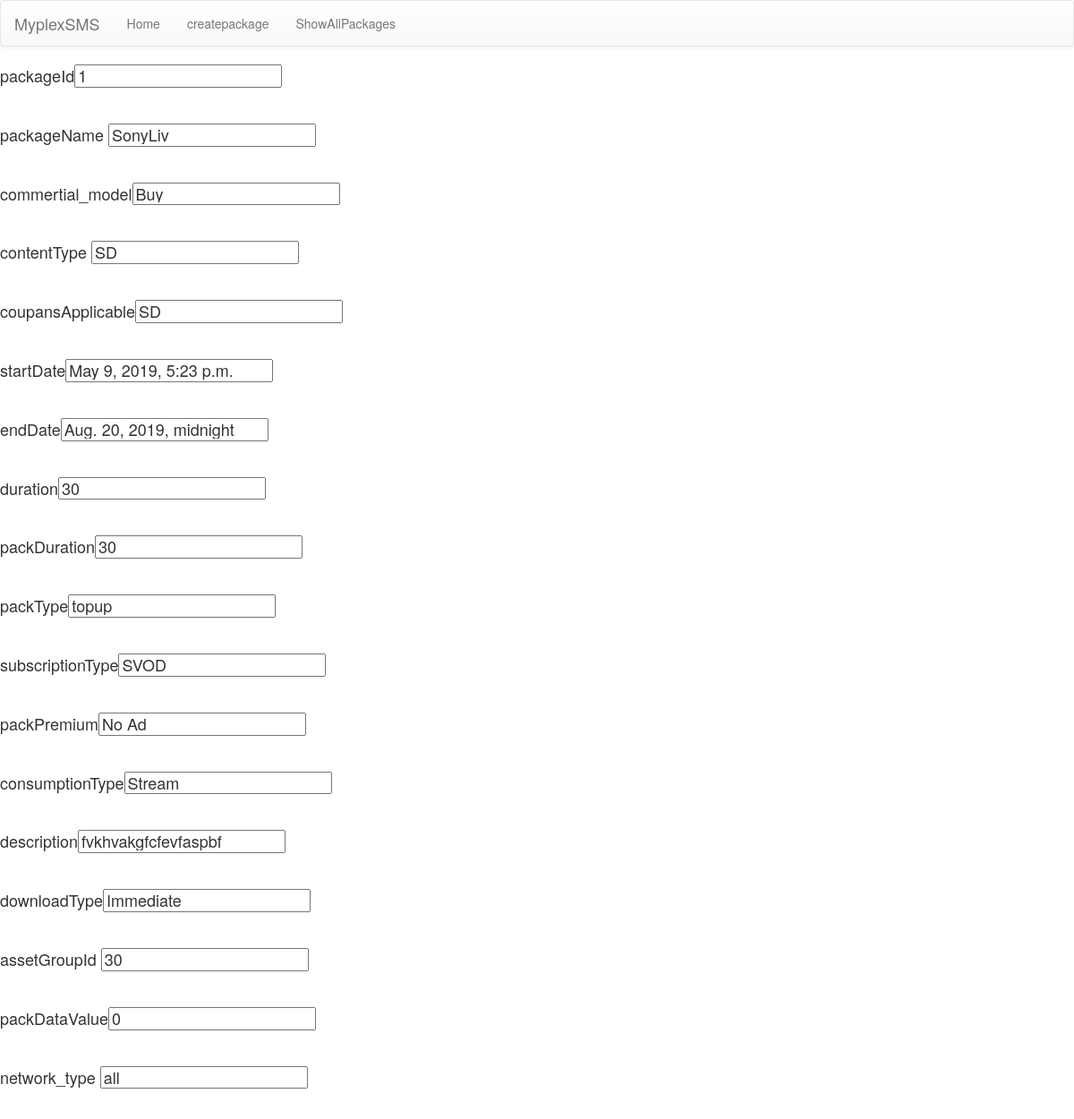
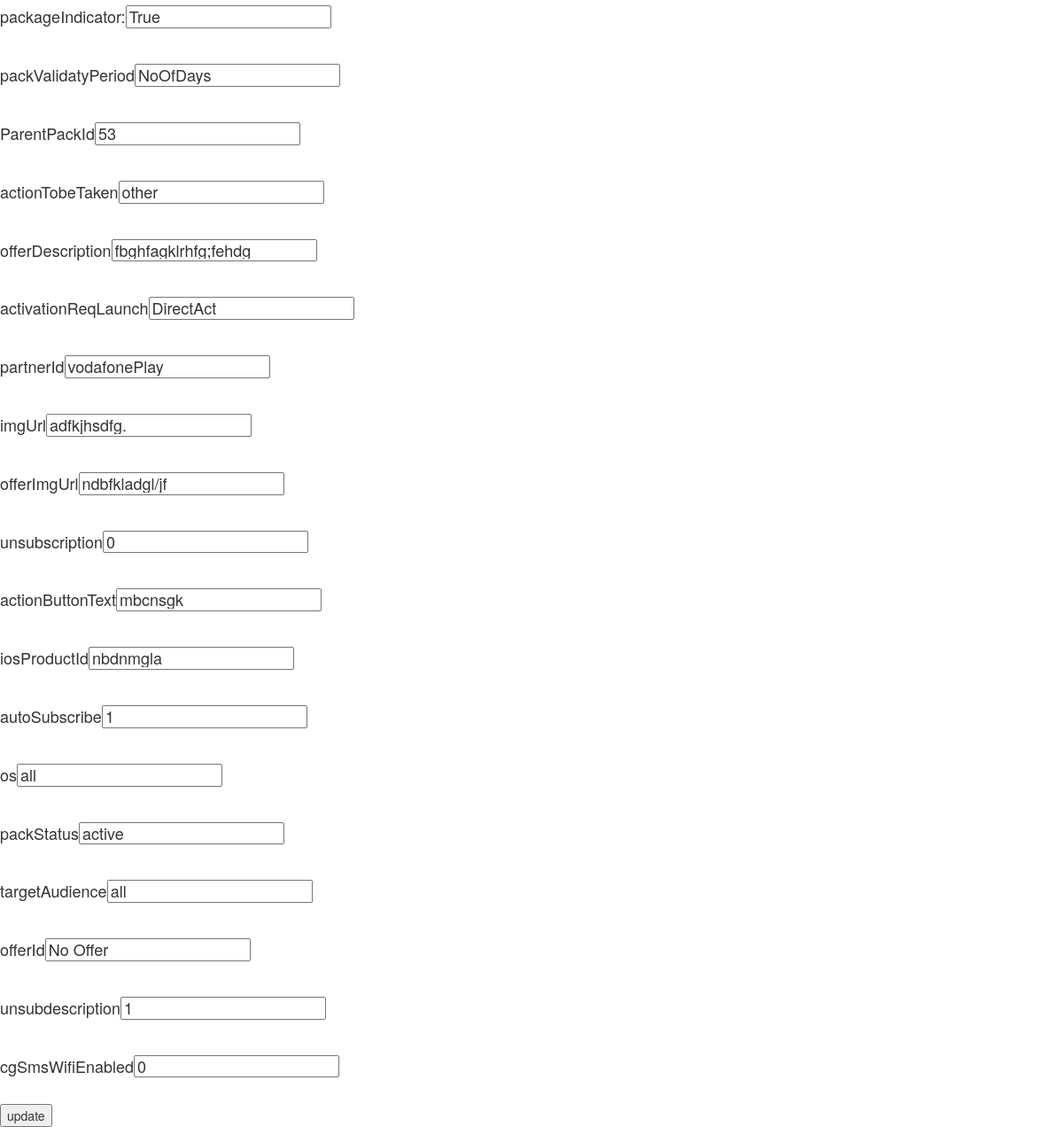
/MyplexSMS/UpdatePackage/?packageId=1, run on the app's committed database (2 pictures, top to bottom).
### testapp/models.py (models this page shows)
class SMSPackageDetails(models.Model):
    commertial_choices=(('Buy','Buy'),('TryNBuy','TryNBuy'),('Free','Free'))
    content_choices=(('SD','SD'),('HD','HD'))
    coupansApplicable_choices=(('yes','yes'),('no','no'))
    packType_choices=(('topup','topup'),('standard','standard'),('offer','offer'),('partnerAutoActivate','partnerAutoActivate'),('trialOffer','trialOffer'))
    subscriptionType_choices=(('SVOD','SVOD'),('TVOD','TVOD'))
    packPremium_choices=(('Ad','Ad'),('No Ad','No Ad'))
    consumptionType_choices=(('Stream','Stream'),('Download','Download'),('All','All'))
    downloadType_choices=(('off-peak','off-peak'),('off-line','off-line'),('Immediate','Immediate'))
    network_type_choices=(('3G','3G'),('4G','4G'),('all','all'))
    packageIndicator_choices=(('True','True'),('False','False'))
    packValidatyPeriod_choices=(('NoOfDays','NoOfDays'),('NoOfMonths','NoOfMonths'),('NoOfYears','NoOfYears'))
    actionTobeTaken_choices=(('EndSubscription','EndSubscription'),('AllowStreaming','AllowStreaming'),('other','other'))
    activationReqLaunch_choices=(('WebView','WebView'),('DirectAct','DirectAct'))
    partnerId_choices=(('vodafonePlay','vodafonePlay'),('hooq','hooq'),('hungamaPlay','hungamaPlay'),('erosnow','erosnow'),('sonyliv','sonyliv'))
    os_choices=(('android','android'),('ios','ios'),('all','all'))
    packStatus_choices=(('active','active'),('expired','expired'),('closed','closed'))
    targetAudience_choices=(('all','all'),('pack49','pack49'),('pack199','pack199'),('offerA','offerA'),('offerB','offerB'),('offerC','offerC'),('oneplus','oneplus'),('offerD','offerD'))
    packageId= models.AutoField(primary_key=True)
    packageName=models.CharField(max_length=60)
    commertial_model=models.CharField(choices=commertial_choices,max_length=30,default='Buy')
    contentType=models.CharField(choices=content_choices,max_length=30,default='SD')
    coupansApplicable=models.CharField(choices=content_choices,max_length=30,default='SD')
    startDate= models.DateTimeField(auto_now_add=True)
    endDate=models.DateTimeField(auto_now_add=False)
    duration=models.IntegerField()
    packDuration=models.IntegerField()
    packType=models.CharField(choices=packType_choices,max_length=30,default='topup')
    subscriptionType=models.CharField(choices=subscriptionType_choices,max_length=30,default='SVOD')
    packPremium=models.CharField(choices=packPremium_choices,max_length=30,default='No Ad')
    consumptionType=models.CharField(choices=consumptionType_choices,max_length=30,default='Stream')
    downloadType=models.CharField(choices=downloadType_choices,max_length=30,default='Immediate')
    description=models.TextField()
    packDataValue=models.IntegerField()
    assetGroupId=models.IntegerField()
    network_type=models.CharField(choices=network_type_choices,max_length=30,default='all')
    packageIndicator=models.CharField(choices=packageIndicator_choices,max_length=30,default='all')
    ParentPackId=models.IntegerField()
    packValidatyPeriod=models.CharField(choices=packValidatyPeriod_choices,max_length=30)
    offerDescription=models.TextField()
    actionTobeTaken=models.CharField(choices=actionTobeTaken_choices,max_length=30,default='other')
    activationReqLaunch=models.CharField(choices=activationReqLaunch_choices,max_length=30)
    partnerId=models.CharField(choices=partnerId_choices,max_length=30,default='vodafonePlay')
    imgUrl=models.CharField(max_length=60,null=True)
    offerImgUrl=models.CharField(max_length=60,null=True)
    unsubscription=models.IntegerField()
    actionButtonText=models.CharField(max_length=160,null=True)
    iosProductId=models.CharField(max_length=30,null=True)
    autoSubscribe=models.IntegerField()
    os=models.CharField(choices=os_choices,max_length=30,default='all')
    packStatus=models.CharField(choices=packStatus_choices,max_length=30,default='active')
    targetAudience=models.CharField(choices=targetAudience_choices,max_length=30,default='all')
    offerId=models.CharField(max_length=60)
    cgSmsWifiEnabled=models.IntegerField()
    unsubdescription=models.CharField(max_length=160,null=True)

### testapp/views.py (the view, shortened to what this page needs)
# urls.py: url(r'^MyplexSMS/UpdatePackage/',sms_updatepackage),
def sms_updatepackage(request):
    print('fdsfbgbgdsgbbv.b')
    id=request.GET.get('packageId',None)
    print('@@@id',id)
    if id!=None:
        print('@@id',id)
        try:
            qs=SMSPackageDetails.objects.get(packageId=id)
            print('@@@qs',qs)
            return render(request,'testapp/updatepackagedetailsbyid.html',context={'form':qs})
        except SMSPackageDetails.DoesNotExist:
            return HttpResponse('No records found for this ID...')
    else:
        return HttpResponse('please provide id to get the data...')

### templates/testapp/updatepackagedetailsbyid.html (shortened to what this page needs)
{%extends 'testapp/base.html'%}
{%block body_block%}
<form class="" action="" method="post">
 <h4>packageId<input type="text" name="packageId" value="{{form.packageId}}"></h4><br>
<h4>packageName <input type="text" name="packageName" value="{{form.packageName}}"></h4><br>
 <h4>commertial_model<input type="text" name="commertial_model" value="{{form.commertial_model}}"></h4><br>
 <h4>contentType <input type="text" name="contentType" value="{{form.contentType}}"></h4><br>
   <h4>coupansApplicable<input type="text" name="coupansApplicable" value="{{form.coupansApplicable}}"></h4><br>
 <h4>startDate<input type="text" name="startDate" value="{{form.startDate}}"></h4><br>
   <h4>endDate<input type="text" name="endDate" value="{{form.endDate}}"></h4><br>
 <h4>duration<input type="text" name="duration" value="{{form.duration}}"></h4><br>
   <h4>packDuration<input type="text" name="packDuration" value="{{form.packDuration}}"></h4><br>
 <h4>packType<input type="text" name="packType" value="{{form.packType}}"></h4><br>
 <h4>subscriptionType<input type="text" name="subscriptionType" value="{{form.subscriptionType}}"></h4><br>
 <h4>packPremium<input type="text" name="packPremium" value="{{form.packPremium}}"></h4><br>
   <h4>consumptionType<input type="text" name="consumptionType" value="{{form.consumptionType}}"></h4><br>
 <h4>description<input type="text" name="description" value="{{form.description}}"></h4><br>
   <h4>downloadType<input type="text" name="downloadType" value="{{form.downloadType}}"></h4><br>
<h4>assetGroupId <input type="text" name="assetGroupId" value="{{form.assetGroupId}}"></h4><br>
<h4>packDataValue<input type="text" name="packDataValue" value="{{form.packDataValue}}"></h4><br>
<h4>network_type <input type="text" name="network_type" value="{{form.network_type}}"></h4><br>
<h4>packageIndicator:<input type="text" name="packageIndicator" value="{{form.packageIndicator}}"></h4><br>
<h4>packValidatyPeriod<input type="text" name="packValidatyPeriod" value="{{form.packValidatyPeriod}}"></h4><br>
<h4>ParentPackId<input type="text" name="ParentPackId" value="{{form.ParentPackId}}"></h4><br>
<h4>actionTobeTaken<input type="text" name="actionTobeTaken" value="{{form.actionTobeTaken}}"></h4><br>
<h4>offerDescription<input type="text" name="offerDescription" value="{{form.offerDescription}}"></h4><br>
<h4>activationReqLaunch<input type="text" name="activationReqLaunch" value="{{form.activationReqLaunch}}"></h4><br>
<h4>partnerId<input type="text" name="partnerId" value="{{form.partnerId}}"></h4><br>
<h4>imgUrl<input type="text" name="imgUrl" value="{{form.imgUrl}}"></h4><br>
<h4>offerImgUrl<input type="text" name="offerImgUrl" value="{{form.offerImgUrl}}"></h4><br>
<h4>unsubscription<input type="text" name="unsubscription" value="{{form.unsubscription}}"></h4><br>
<h4>actionButtonText<input type="text" name="actionButtonText" value="{{form.actionButtonText}}"></h4><br>
<h4>iosProductId<input type="text" name="iosProductId" value="{{form.iosProductId}}"></h4><br>
<h4>autoSubscribe<input type="text" name="autoSubscribe" value="{{form.autoSubscribe}}"></h4><br>
<h4>os<input type="text" name="os" value="{{form.os}}"></h4><br>
<h4>packStatus<input type="text" name="packStatus" value="{{form.packStatus}}"></h4><br>
<h4>targetAudience<input type="text" name="targetAudience" value="{{form.targetAudience}}"></h4><br>
<h4>offerId<input type="text" name="offerId" value="{{form.offerId}}"></h4><br>
<h4>unsubdescription<input type="text" name="unsubdescription" value="{{form.unsubdescription}}"></h4><br>
<h4>cgSmsWifiEnabled<input type="text" name="cgSmsWifiEnabled" value="{{form.cgSmsWifiEnabled}}"></h4><br>
<input type="submit" name="" value="update">
</form>
{%endblock%}

### data on the page
SMSPackageDetails: packageId "1", packageName "SonyLiv", commertial_model "Buy", contentType "SD", coupansApplicable "SD", startDate "May 9, 2019, 5:23 p.m.", endDate "Aug. 20, 2019, midnight", duration "30", packDuration "30", packType "topup", subscriptionType "SVOD", packPremium "No Ad", consumptionType "Stream", description "fvkhvakgfcfevfaspbf", downloadType "Immediate", assetGroupId "30", packDataValue "0", network_type "all", packageIndicator "True", packValidatyPeriod "NoOfDays", ParentPackId "53", actionTobeTaken "other", offerDescription "fbghfagklrhfg;fehdg", activationReqLaunch "DirectAct", partnerId "vodafonePlay", imgUrl "adfkjhsdfg.", offerImgUrl "ndbfkladgl/jf", unsubscription "0", actionButtonText "mbcnsgk", iosProductId "nbdnmgla", autoSubscribe "1", os "all", packStatus "active", targetAudience "all", offerId "No Offer", unsubdescription "1", cgSmsWifiEnabled "0"
